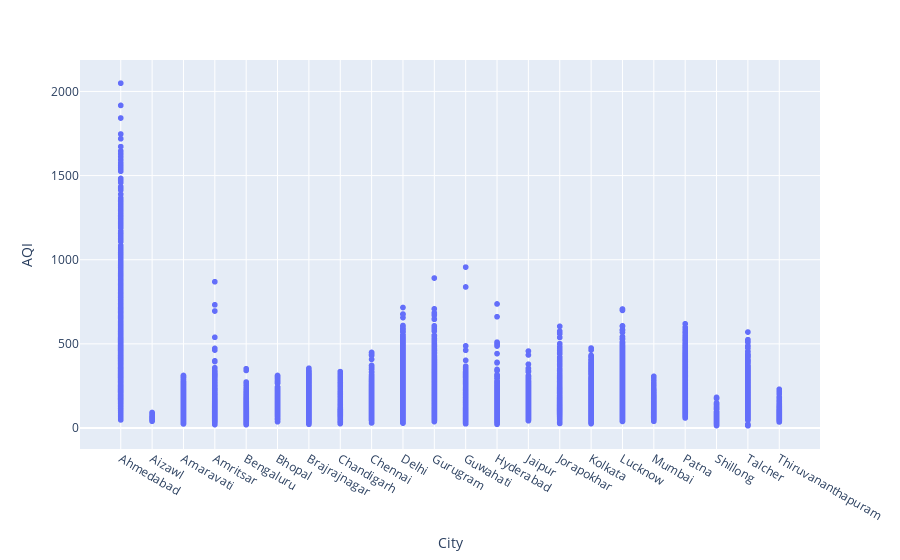

The code cell stored with this chart in its notebook:
### Code cell
fig.show()

### Figure 1 — Plotly figure (JSON) as saved in the notebook; plotly's stock layout.template omitted (floating-point values rounded to 4 significant figures; data arrays with more than 128 entries replaced by an {"elided": "..."} marker saying what was removed)
{"data": [{"hovertemplate": "City=%{x}<br>AQI=%{y}<extra></extra>", "legendgroup": "", "marker": {"color": "#636efa", "symbol": "circle"}, "mode": "markers", "name": "", "showlegend": false, "type": "scattergl", "x": {"elided": "25555 str values"}, "xaxis": "x", "y": {"elided": "25555 int values"}, "yaxis": "y"}], "layout": {"legend": {"tracegroupgap": 0}, "margin": {"t": 60}, "xaxis": {"anchor": "y", "domain": [0, 1], "title": {"text": "City"}}, "yaxis": {"anchor": "x", "domain": [0, 1], "title": {"text": "AQI"}}}}
